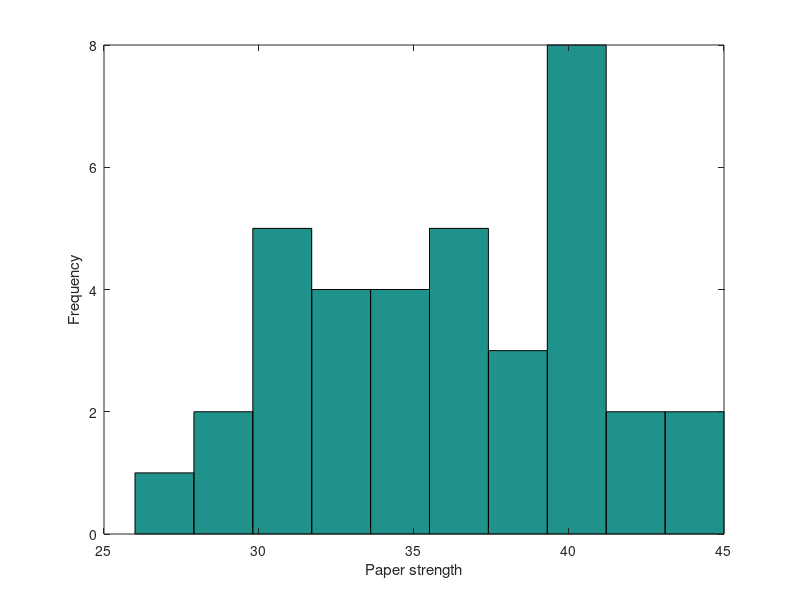

Write the MATLAB code that produced this figure. (Note: this script raises an error after producing the figure.)
Yraw = [30, 34, 29, 28, 31, 31, 31, 35, 32;
     35, 41, 26, 32, 36, 30, 37, 40, 34;
     37, 38, 33, 40, 42, 32, 41, 39, 39;
     36, 42, 36, 41, 40, 40, 40, 44, 45];
     
Y = [vec(Yraw(:, [1, 4, 7])');
          vec(Yraw(:, [2, 5, 8])');
          vec(Yraw(:, [3, 6, 9])')];
          
Z = [1, 1, 200; % Z without dummies, data problem: it is 250, not 150
     1, 1, 200;
     1, 1, 200;
     1, 1, 225;
     1, 1, 225;
     1, 1, 225;
     1, 1, 250;
     1, 1, 250;
     1, 1, 250;
     1, 1, 275;
     1, 1, 275;
     1, 1, 275;
     1, 0, 200;
     1, 0, 200;
     1, 0, 200;
     1, 0, 225;
     1, 0, 225;
     1, 0, 225;
     1, 0, 250;
     1, 0, 250;
     1, 0, 250;
     1, 0, 275;
     1, 0, 275;
     1, 0, 275;
     1, -1, 200;
     1, -1, 200;
     1, -1, 200;
     1, -1, 225;
     1, -1, 225;
     1, -1, 225;
     1, -1, 250;
     1, -1, 250;
     1, -1, 250;
     1, -1, 275;
     1, -1, 275;
     1, -1, 275];

%Z = [1, 1, 0, 200; % Z with dummies
%     1, 1, 0, 200;
%     1, 1, 0, 200;
%     1, 1, 0, 225;
%     1, 1, 0, 225;
%     1, 1, 0, 225;
%     1, 1, 0, 150;
%     1, 1, 0, 150;
%     1, 1, 0, 150;
%     1, 1, 0, 275;
%     1, 1, 0, 275;
%     1, 1, 0, 275;
%     1, 0, 1, 200;
%     1, 0, 1, 200;
%     1, 0, 1, 200;
%     1, 0, 1, 225;
%     1, 0, 1, 225;
%     1, 0, 1, 225;
%     1, 0, 1, 150;
%     1, 0, 1, 150;
%     1, 0, 1, 150;
%     1, 0, 1, 275;
%     1, 0, 1, 275;
%     1, 0, 1, 275;
%     1, 0, 0, 200;
%     1, 0, 0, 200;
%     1, 0, 0, 200;
%     1, 0, 0, 225;
%     1, 0, 0, 225;
%     1, 0, 0, 225;
%     1, 0, 0, 150;
%     1, 0, 0, 150;
%     1, 0, 0, 150;
%     1, 0, 0, 275;
%     1, 0, 0, 275;
%     1, 0, 0, 275];

% problem 6.1 Data processing obmitted
s = 12;
t = 3;

hist(Y);
xlabel("Paper strength")
ylabel("Frequency");

fit_exchange = gee(Y, Z, s, t, workCor = "Exchangeable");
fit_ar1 = gee(Y, Z, s, t, workCor = "AR1");

% data summary  
% exchangeable
[fit_exchange.bnew, ...
sqrt(diag(fit_exchange.MVb)), ...
fit_exchange.bnew ./ sqrt(diag(fit_exchange.MVb)), ...
2*(1-normcdf(fit_exchange.bnew ./ sqrt(diag(fit_exchange.MVb)))), ...
sqrt(diag(fit_exchange.EVb)), ...
fit_exchange.bnew ./ sqrt(diag(fit_exchange.EVb)), ...
2*(1-normcdf(fit_exchange.bnew ./ sqrt(diag(fit_exchange.EVb))))]

fit_exchange.MVb
fit_exchange.EVb

% AR(1)
[fit_ar1.bnew, ...
sqrt(diag(fit_ar1.MVb)), ...
fit_ar1.bnew ./ sqrt(diag(fit_ar1.MVb)), ...
2*(1-normcdf(fit_ar1.bnew ./ sqrt(diag(fit_ar1.MVb)))), ...
sqrt(diag(fit_ar1.EVb)), ...
fit_ar1.bnew ./ sqrt(diag(fit_ar1.EVb)), ...
2*(1-normcdf(fit_ar1.bnew ./ sqrt(diag(fit_ar1.EVb))))]

fit_ar1.MVb
fit_ar1.EVb

